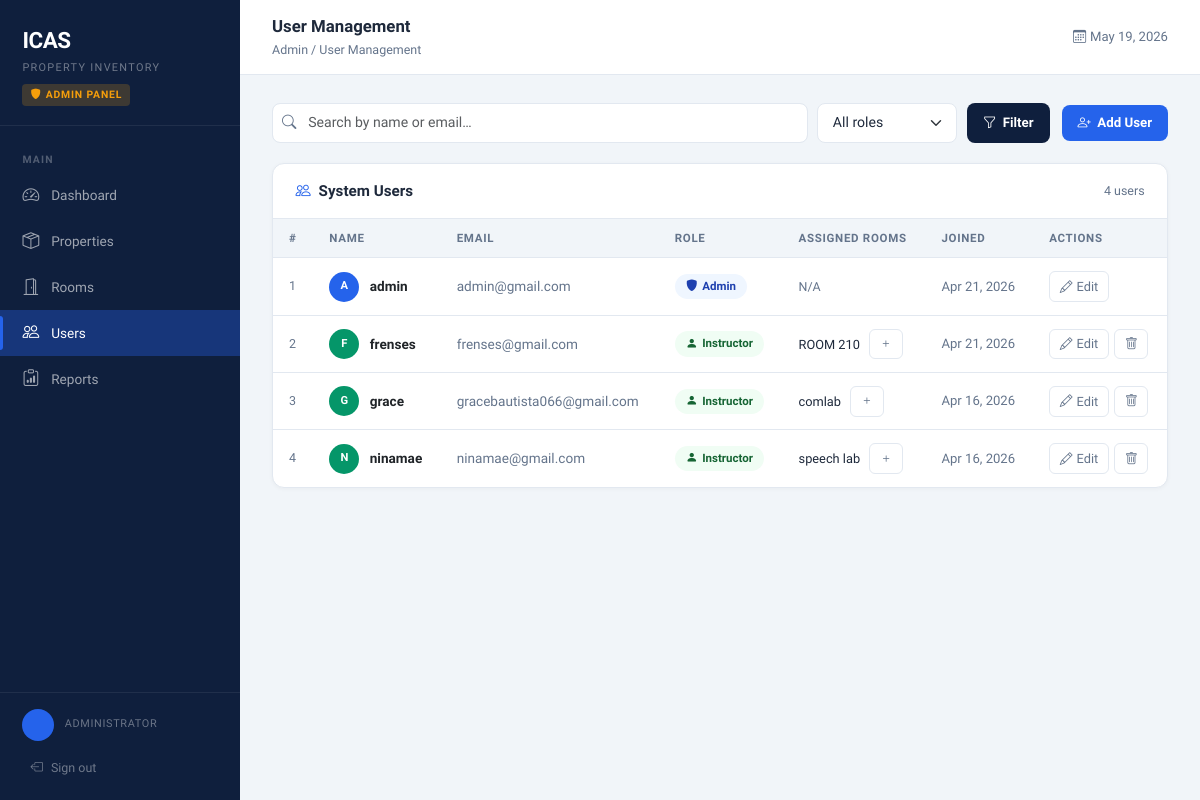
Screenshot of /admin/users.php (signed in) with the database file from the repository.
### tables this page shows
CREATE TABLE `users` (
  `id` int(11) NOT NULL,
  `full_name` varchar(100) NOT NULL,
  `email` varchar(100) NOT NULL,
  `password_hash` varchar(255) NOT NULL,
  `role` enum('admin','instructor') NOT NULL,
  `created_at` timestamp NOT NULL DEFAULT current_timestamp()
);

### includes/auth_check.php (called while the page is built, shortened)
<?php
function current_user(): array
{
    return [
        'id'   => $_SESSION['user_id']   ?? null,
        'name' => $_SESSION['full_name'] ?? '',
        'role' => $_SESSION['user_role'] ?? '',
    ];
}
?>

### admin/users.php (the view, shortened to what this page needs)
<?php
require_once '../config/db.php';
require_once '../includes/auth_check.php';
require_once '../includes/admin_layout.php';
$search = trim($_GET['q'] ?? '');
$where = []; $params = [];
$where_sql = $where ? 'WHERE ' . implode(' AND ', $where) : '';
$users = $pdo->prepare("
    SELECT u.*,
        GROUP_CONCAT(r.room_name ORDER BY r.room_name SEPARATOR ', ') AS assigned_rooms,
        COUNT(DISTINCT ra.id) AS room_count
    FROM users u
    LEFT JOIN room_assignments ra ON ra.instructor_id = u.id
    LEFT JOIN rooms r ON ra.room_id = r.id
    $where_sql
    GROUP BY u.id
    ORDER BY u.role ASC, u.full_name ASC
");
$users->execute($params);
$users = $users->fetchAll();
?>
<div style="display:flex;align-items:center;gap:.75rem;flex-wrap:wrap;margin-bottom:1.25rem;">
  <form method="GET" style="display:flex;gap:.6rem;flex:1;flex-wrap:wrap;">
    <div class="search-wrap" style="flex:1;min-width:200px;">
      <i class="bi bi-search"></i>
      <input type="text" name="q" class="form-control" placeholder="Search by name or email…" value="<?= htmlspecialchars($search) ?>">
    </div>
    <select name="role" class="form-select" style="width:auto;min-width:140px;">
      <option value="">All roles</option>
    </select>
    <button type="submit" class="btn-primary-custom" style="background:var(--navy)">
      <i class="bi bi-funnel"></i> Filter
    </button>
  </form>
  <button class="btn-primary-custom" onclick="openModal('modal-add-user')">
    <i class="bi bi-person-plus"></i> Add User
  </button>
</div>
<div class="card">
  <div class="card-header-custom">
    <h5><i class="bi bi-people me-2" style="color:var(--blue)"></i>System Users</h5>
    <span style="font-size:.78rem;color:var(--muted)"><?= count($users) ?> user<?= count($users) !== 1 ? 's' : '' ?></span>
  </div>
  <div style="overflow-x:auto;">
    <table class="table-custom">
      <thead>
        <tr>
          <th>#</th>
          <th>Name</th>
          <th>Email</th>
          <th>Role</th>
          <th>Assigned Rooms</th>
          <th>Joined</th>
          <th>Actions</th>
        </tr>
      </thead>
      <tbody>
        <?php if (empty($users)): ?>
          <tr><td colspan="7" style="text-align:center;color:var(--muted);padding:2.5rem;">No users found.</td></tr>
        <?php else: ?>
          <?php foreach ($users as $i => $u): ?>
          <tr>
            <td style="color:var(--muted);font-size:.78rem;"><?= $i + 1 ?></td>
            <td>
              <div style="display:flex;align-items:center;gap:.65rem;">
                <div class="user-avatar" style="width:30px;height:30px;font-size:.7rem;background:<?= $u['role']==='admin'?'var(--blue)':'var(--success)' ?>">
                  <?= strtoupper(substr($u['full_name'], 0, 1)) ?>
                </div>
                <span style="font-weight:600;"><?= htmlspecialchars($u['full_name']) ?></span>
              </div>
            </td>
            <td style="color:var(--muted)"><?= htmlspecialchars($u['email']) ?></td>
            <td>
              <span class="badge-pill <?= $u['role']==='admin' ? 'badge-admin' : 'badge-instr' ?>">
                <i class="bi <?= $u['role']==='admin' ? 'bi-shield-fill' : 'bi-person-fill' ?>"></i>
                <?= ucfirst($u['role']) ?>
              </span>
            </td>
            <td>
              <?php if ($u['room_count'] > 0): ?>
                <span style="font-size:.8rem;color:var(--text)"><?= htmlspecialchars($u['assigned_rooms']) ?></span>
                <?php if ($u['role'] === 'instructor'): ?>
                  <button class="btn-sm-action" style="margin-left:.35rem;"
                    onclick='openAssignModal(<?= $u["id"] ?>, "<?= htmlspecialchars(addslashes($u['full_name'])) ?>")'>
                    <i class="bi bi-plus"></i>
                  </button>
                <?php endif; ?>
              <?php else: ?>
                <span style="color:var(--muted);font-size:.78rem;">N/A</span>
              <?php endif; ?>
            </td>
            <td style="color:var(--muted);font-size:.82rem;">
              <?= date('M j, Y', strtotime($u['created_at'])) ?>
            </td>
            <td>
              <div style="display:flex;gap:.35rem;">
                <button class="btn-sm-action"
                  onclick='openEditUserModal(<?= htmlspecialchars(json_encode($u)) ?>)'>
                  <i class="bi bi-pencil"></i> Edit
                </button>
                <?php if ((int)$u['id'] !== (int)current_user()['id']): ?>
                <button class="btn-sm-action danger"
                  onclick="openDeleteUserModal(<?= $u['id'] ?>, '<?= htmlspecialchars(addslashes($u['full_name'])) ?>')">
                  <i class="bi bi-trash"></i>
                </button>
                <?php endif; ?>
              </div>
            </td>
          </tr>
          <?php endforeach; ?>
        <?php endif; ?>
      </tbody>
    </table>
  </div>
</div>

### includes/admin_layout.php (style rules this page uses)
:root { --navy: #0F1F3D; --navy-light: #1B2E52; --navy-mid: #243656; --blue: #2563EB; --blue-soft: #EFF6FF; --accent: #F59E0B; --accent-soft:#FEF3C7; --success: #059669; --danger: #DC2626; --warning: #D97706; --text: #1E293B; --muted: #64748B; --border: #E2E8F0; --bg: #F1F5F9; --card: #FFFFFF; --sidebar-w: 240px; --radius: 12px; --radius-sm: 8px; }
*, *::before, *::after { box-sizing: border-box; margin: 0; padding: 0; }
body { font-family: 'Plus Jakarta Sans', sans-serif; background: var(--bg); color: var(--text); display: flex; min-height: 100vh; font-size: 14px; }
.user-avatar { width: 32px; height: 32px; background: var(--blue); border-radius: 50%; display: flex; align-items: center; justify-content: center; font-size: .78rem; font-weight: 700; color: #fff; flex-shrink: 0; }
.card { background: var(--card); border: 1px solid var(--border); border-radius: var(--radius); box-shadow: 0 1px 4px rgba(0,0,0,.04); }
.card-header-custom { padding: 1.1rem 1.4rem; border-bottom: 1px solid var(--border); display: flex; align-items: center; justify-content: space-between; flex-wrap: wrap; gap: .75rem; }
.card-header-custom h5 { font-size: .95rem; font-weight: 700; color: var(--text); margin: 0; }
.table-custom { width: 100%; border-collapse: collapse; }
.table-custom thead th { background: var(--bg); padding: .65rem 1rem; font-size: .72rem; font-weight: 700; text-transform: uppercase; letter-spacing: .06em; color: var(--muted); border-bottom: 1px solid var(--border); white-space: nowrap; }
.table-custom tbody td { padding: .8rem 1rem; border-bottom: 1px solid var(--border); font-size: .85rem; vertical-align: middle; }
.table-custom tbody tr:last-child td { border-bottom: none; }
.badge-pill { display: inline-flex; align-items: center; gap: .3rem; padding: .25rem .7rem; border-radius: 999px; font-size: .72rem; font-weight: 600; }
.badge-admin { background: var(--blue-soft); color: #1E40AF; }
.badge-instr { background: #F0FDF4; color: #166534; }
.btn-primary-custom { background: var(--blue); color: #fff; border: none; border-radius: var(--radius-sm); padding: .5rem 1rem; font-size: .83rem; font-weight: 600; cursor: pointer; display: inline-flex; align-items: center; gap: .4rem; text-decoration: none; transition: background .15s; }
.btn-sm-action { padding: .3rem .6rem; border-radius: 6px; border: 1px solid var(--border); background: var(--card); color: var(--muted); font-size: .8rem; cursor: pointer; transition: all .15s; text-decoration: none; display: inline-flex; align-items: center; gap: .25rem; }
.form-control, .form-select { border: 1.5px solid var(--border); border-radius: var(--radius-sm); padding: .55rem .9rem; font-size: .88rem; font-family: 'Plus Jakarta Sans', sans-serif; transition: border-color .2s, box-shadow .2s; width: 100%; color: var(--text); }
.search-wrap { position: relative; }
.search-wrap .bi { position: absolute; left: 10px; top: 50%; transform: translateY(-50%); color: var(--muted); font-size: .9rem; }
.search-wrap input { padding-left: 2.2rem; }

### rows the page displays
users: full_name "A", full_name "admin", email "admin@gmail.com", role "Admin", shows "N/A", created_at "Apr 21, 2026"
users: full_name "F", full_name "frenses", email "frenses@gmail.com", role "Instructor", assigned_rooms "ROOM 210", created_at "Apr 21, 2026"
users: full_name "G", full_name "grace", email "gracebautista066@gmail.com", role "Instructor", assigned_rooms "comlab", created_at "Apr 16, 2026"
users: full_name "N", full_name "ninamae", email "ninamae@gmail.com", role "Instructor", assigned_rooms "speech lab", created_at "Apr 16, 2026"

### other values shown
$item['label'] "Dashboard"
$item['label'] "Properties"
$item['label'] "Rooms"
$item['label'] "Users"
$item['label'] "Reports"
$page_title "User Management"
count($users) "4"
